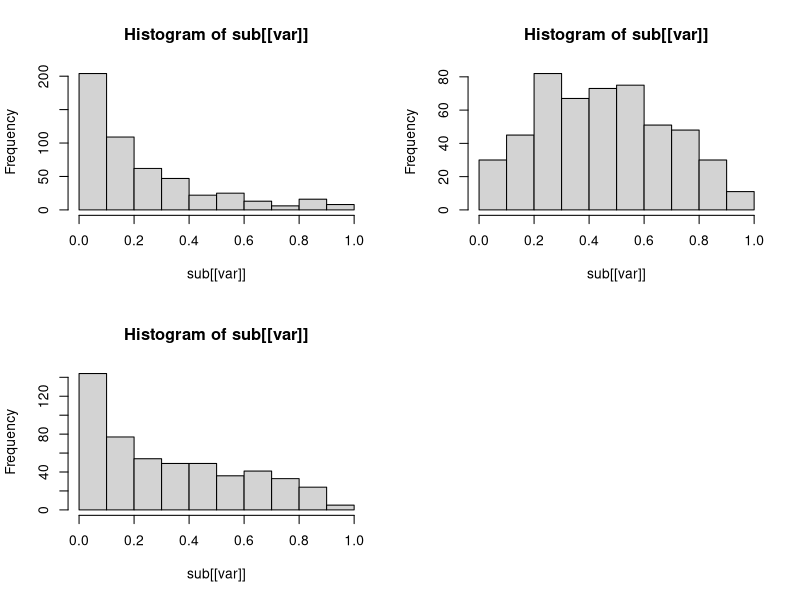

R code for this plot:
library(data.table)
setwd("~/Dropbox/cervical/sub/")
sub <- fread("sub_dara_part_resnet_raw_5xbag_20170510.csv")

mat = as.matrix(sub[,-1,with=F])
mat[mat < 0.02] = 0.02
mat = mat/rowSums(mat)

cols= names(sub)[-1]
for(i in 1:3) sub[[cols[i]]] = mat[,i]
sub1 = sub
# write.csv(sub, "sub_dara_part_resnet_raw_5xbag_20170510_clipped.csv", row.names = F)

########################################
sub <- fread("sub_dara_full_resnet_dmcrop_5xbag_20170513.csv")

mat = as.matrix(sub[,-1,with=F])
mat[mat < 0.02] = 0.02
mat = mat/rowSums(mat)

cols= names(sub)[-1]
for(i in 1:3) sub[[cols[i]]] = mat[,i]
sub2 = sub

########################################
# Try bagging
sub2 = sub2[order(image_name)]
sub1 = sub1[order(image_name)]
sub = sub1
for(var in names(sub)[2:4]) sub[[var]] = 0.5* (sub1[[var]] + sub2[[var]])
sub
sub1
sub2
########################################
par(mfrow = c(2,2))
for( var in names(sub)[-1]) hist(sub[[var]])
# Balance
sub[Type_1>0.15 & Type_3>0.15 & Type_2<0.3]


write.csv(sub, "avg_raw_and_daves.csv", row.names = F)

